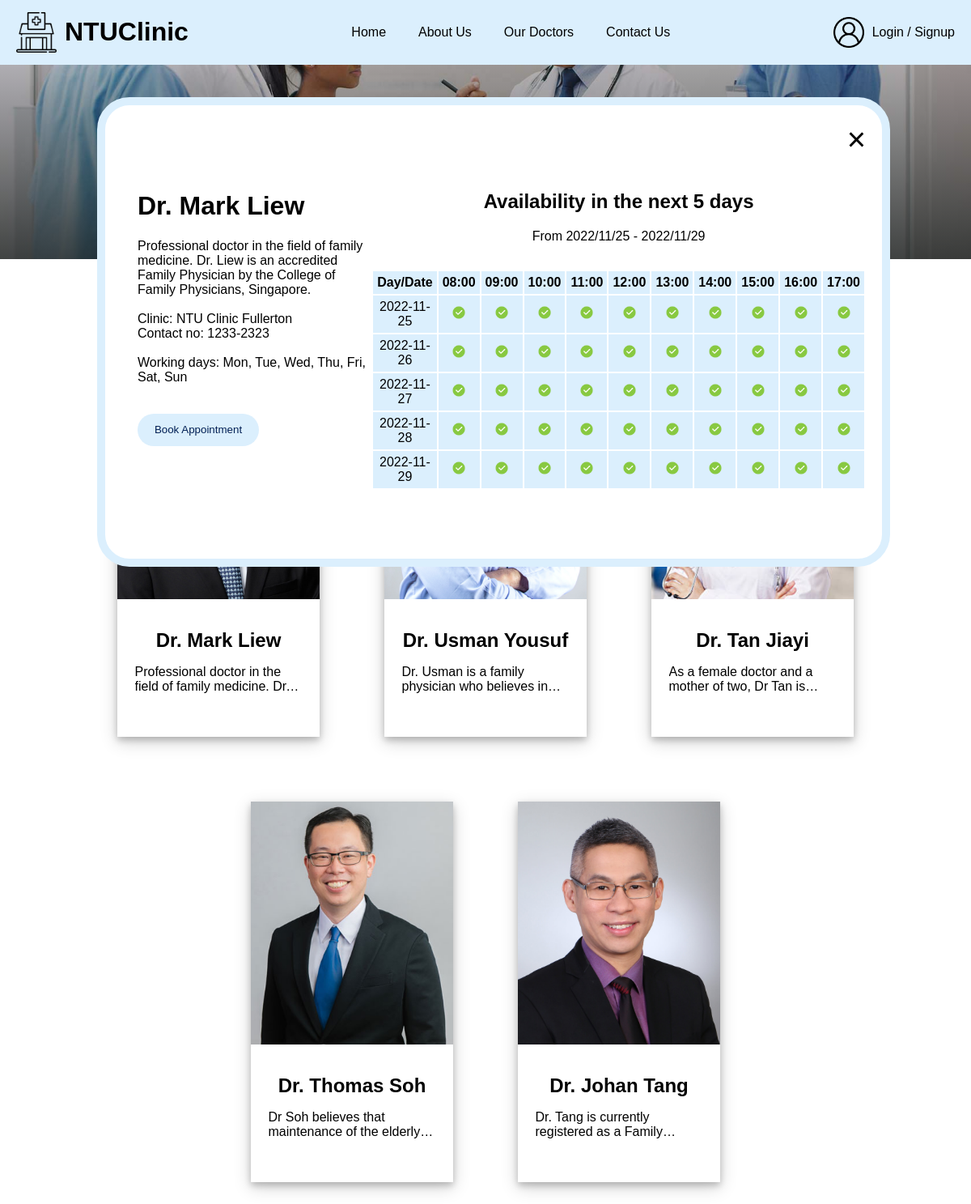
/doctor_details.php?docid=1, run on the app's committed database.
### tables this page shows
CREATE TABLE `Doctors` (
  `doctorid` int(10) UNSIGNED NOT NULL,
  `docname` char(255) NOT NULL,
  `description` text DEFAULT NULL,
  `clinicid` int(11) NOT NULL,
  `image` char(100) NOT NULL,
  `contact` char(10) NOT NULL,
  `joindate` varchar(11) NOT NULL,
  `certexp` varchar(11) NOT NULL,
  `email` char(100) NOT NULL,
  `password` char(255) NOT NULL
);

CREATE TABLE `Clinics` (
  `clinicid` int(10) UNSIGNED NOT NULL,
  `clinicname` char(255) NOT NULL,
  `cliniclocation` char(255) DEFAULT NULL,
  `cliniccontact` char(50) NOT NULL
);

### doctor_details.php (the view, shortened to what this page needs)
<!DOCTYPE html>
<html lang="en">
<head>
	<link rel="stylesheet" href="style.css" />
	<link rel="stylesheet" href="doctors.css" />
</head>
<body>
<div id="wrapper">
<?php include "header.php"?>
	<div id="bodycontent">
		<div class="doctors-banner">
			<h1>Our Doctors</h1>
		</div>
    <div class="doctors-section">
    <?php
				include "methods/dbconnect.php";
				$query = "SELECT *  FROM doctors";
				$result = $dbcnx->query($query);
				if ($result->num_rows >0 )
				{
					while ($row = mysqli_fetch_assoc($result)){
						$docname = $row['docname'];
						$docdesc = $row['description'];
						$docid = $row['doctorid'];
						$docimg = $row['image'];
						echo '
							<a href="doctors'.$docid.'.php" style="text-decoration: none; color:black;">
							<div class="doctor-card">
								<img src="images/doctors/'.$docimg.'"class="doctor-card-img" resi>
								<div class="doctor-card-text">
									<h2>'.$docname.'</h2>
									<p class="doctor-desc">'.$docdesc.'</p>
								</div>
							</div>
							</a>
						';
					}
				}
			?>
    </div>
    <div class="doctors-detail-modal">
			<div class="close-modal">
				<a class="close" href="doctors.php">&times;</a>
			</div>
			<div class="detail-wrapper">
				<?php
					$docid = $_GET['docid'];
					include "methods/dbconnect.php";
					$query = "SELECT *  FROM doctors d INNER JOIN clinics c on d.clinicid = c.clinicid WHERE doctorid=$docid ";
					$result = $dbcnx->query($query);
					if ($result->num_rows >0 )
					{
						while ($row = mysqli_fetch_assoc($result)){
							$docdata = $row;
						}
					}
					echo '<div class="detail-left">';
					echo '
					<h1>'.$docdata['docname'].'</h1>
					<p>
						'.$docdata['description'].' <br/><br/>
						Clinic: '.$docdata['clinicname'].'<br/>
						Contact no: '.$docdata['contact'].' <br/>
						<br/>
						Working days: Mon, Tue, Wed, Thu, Fri, Sat, Sun
					</p>
					<a href="javascript:getAbsolutePath(\'bookappointment.php\',\'patient/\');">
						<button class="primarybutton">
							Book Appointment
						</button>
					</a>
					';
					echo '</div>';
						$today = date("Y-m-d");
						$todayinstr = strtotime($today);
						$onedayinstr = 60*60*24;
						$nextDayinstr=  $todayinstr + $onedayinstr;
						$next5dayinstr = $todayinstr + $onedayinstr*5;
						$nextday = date("Y/m/d", $nextDayinstr);
						$next5day = date("Y/m/d", $next5dayinstr);
					echo '<div class="detail-right">'	;
					echo '
						<h2>Availability in the next 5 days</h2>
						From '. date($nextday).' - '.$next5day.'</p>
						<table class="availability-table">
						<tr class="availability-row">
							<th>Day/Date</th>
							<th>08:00</th>
							<th>09:00</th>
							<th>10:00</th>
							<th>11:00</th>
							<th>12:00</th>
							<th>13:00</th>
							<th>14:00</th>
							<th>15:00</th>
							<th>16:00</th>
							<th>17:00</th>
						</tr>
					';
					for ($i = 1; $i<=5; $i+=1) {
						$curDate = $todayinstr + $onedayinstr*$i;
						$curDateInStr = date("Y-m-d", $curDate);
						echo '
						<tr class="availability-row">
						<td>'.$curDateInStr.'</td>';
						for ($j = 8 ; $j<18; $j+=1){
							$time = sprintf("%02d", $j);
							$check = "SELECT * FROM appointments WHERE doctor='".$docid."' AND date='".$curDateInStr."' AND time='".$time.":00:00' AND book_status=1";
							$result3 = $dbcnx->query($check);
							if ($result3->num_rows >0){
								echo '
								<td>
								<img src="images/close.png" width="20" height="20"/>
							</td>
								';
							} else {
								echo '
								<td>
									<img src="images/tick-mark.png" width="20" height="20"/>
								</td>';
							}
						}
					}
					echo '</div>';
					?>
			</div>
		</div>
	</div>
</div>
</body>

### style.css (style rules this page uses)
body { margin: 0px; width: 100vw; min-height: 100vh; overflow-x: hidden; font-family:arial, sans-serif; }
img { object-fit: cover; }
#bodycontent { background-color: #FFFFFF; min-height: calc(100vh - 40px); }
.primarybutton { background: #dbeffd; color: #001f54; border: none; border-radius: 80px; height: 40px; width: 150px; cursor: pointer; margin-top: 20px; }
#wrapper { margin: auto; }

### doctors.css (style rules this page uses)
.doctors-banner { width: 100vw; height: 30vh; background-image: linear-gradient(0deg, rgba(23, 26, 25, 0.8), rgba(36, 32, 34, 0.3)),url('./images/home/all.jpeg'); background-position: center; background-repeat: no-repeat; background-size: cover; display: flex; flex-direction: column; justify-content: center; align-items: center; }
.doctors-banner > h1 { color: white; margin: 0px; font-size: 40px; }
.doctors-section { display: flex; flex-wrap: wrap; flex-direction: row; padding: 80px; justify-content: center; }
.doctor-card { display: flex; flex-direction: column; width: 250px; margin: 40px; box-shadow: 0 4px 8px 0 rgba(0, 0, 0, 0.2), 0 6px 20px 0 rgba(0, 0, 0, 0.19); }
.doctor-card-img { width: 100%; height: 300px; object-fit: cover; }
.doctor-card-text { height: 150px; display: flex; flex-direction: column; justify-content: center; align-items: center; padding: 10px; background-color: white; }
.doctor-card-text > h2 { margin: 0; }
.doctor-desc { width: 90%; overflow: hidden; text-overflow: ellipsis; display: -webkit-box; -webkit-line-clamp: 2; line-clamp: 2; -webkit-box-orient: vertical; }
.doctors-detail-modal { position: fixed; width: 80vw; height: 70vh; top: 15vh; left: 10vw; z-index: 999; background-color: white; border: 10px solid #dbeffd; border-radius: 40px; margin: auto; justify-self: center; }
.close-modal { display: flex; justify-content: flex-end; margin: 20px 20px 0px 0px; font-size: 40px; }
.close-modal > a { cursor: pointer; text-decoration: none; color: black; }
.detail-wrapper { padding: 20px; display: flex; flex-direction: row; }
.detail-left { flex: 1; padding-left: 20px; }
.detail-right { flex: 2; display: flex; flex-direction: column; align-items: center; }
.availability-table > tbody > tr { background-color: #dbeffd; }
.availability-row > th { padding: 5px; text-align: center; }
.availability-row > td { padding: 5px; text-align: center; }

### data on the page
doctors: docname "Dr. Mark Liew", description "Professional doctor in the field of family medicine.…", description "Professional doctor in the field of family medicine. Dr. Liew is an accredited Family Physician by the College of Family Physicians, Singapore.", clinicid.clinicname "NTU Clinic Fullerton", contact "1233-2323"
doctors: docname "Dr. Usman Yousuf", description "Dr. Usman is a family physician who believes…"
doctors: docname "Dr. Tan Jiayi", description "As a female doctor and a mother of two, Dr Tan…"
doctors: image (picture), docname "Dr. Thomas Soh", description "Dr Soh believes that maintenance of the…"
doctors: image (picture), docname "Dr. Johan Tang", description "Dr. Tang is currently registered as a…"
